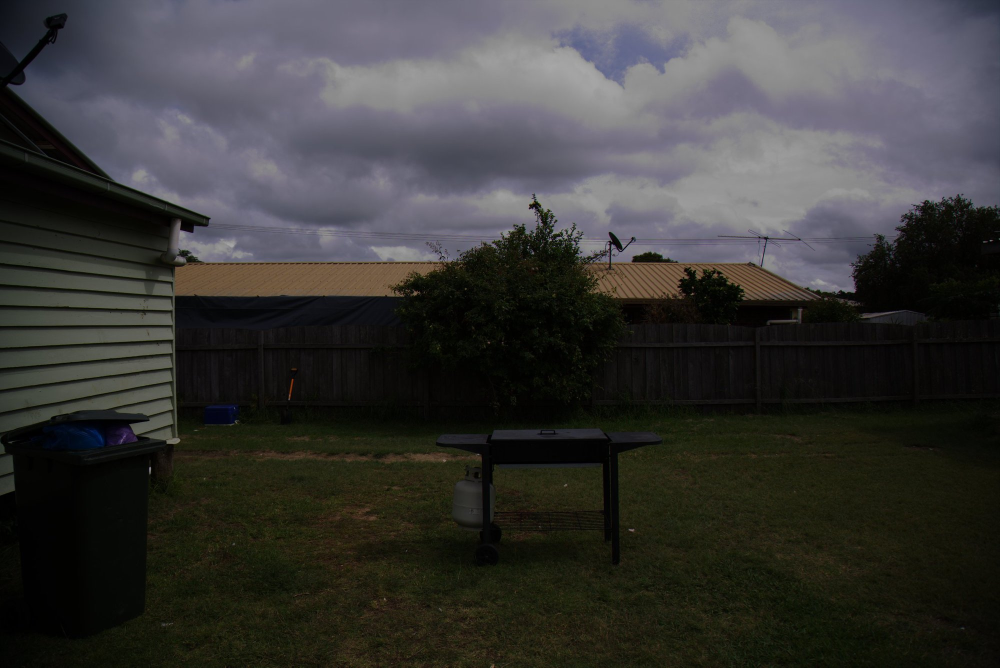
//> input picture LAB-2/Task6/Garden.jpg, 2000 x 1335 px (shown at 1/2 size)
$ ./Task6 Garden.jpg   (built with g++ and OpenCV 4)
//> lines starting //> are read from the running program, lines starting //| are printed output that depends on the picture
#include <opencv2/opencv.hpp>
#include <iostream>
#include <string>

void plotHistogram(const cv::Mat& gray_image, int num_bins, const std::string& window_name) {
    if (gray_image.empty() || gray_image.channels() != 1) {
        std::cerr << "Problem: Image needs to be grayscale for histogram.\n";
        return;
    }

    cv::Mat hist;
    int histSize = num_bins;
    float range[] = { 0, 256 };
    const float* histRange[] = { range };
    bool uniform = true, accumulate = false;
    int channels[] = {0};

    cv::calcHist(&gray_image, 1, channels, cv::Mat(), hist, 1, &histSize, histRange, uniform, accumulate);

    int hist_w = 512;
    int hist_h = 400;
    int bin_w = cvRound((double)hist_w / histSize);

    cv::Mat histImage(hist_h, hist_w, CV_8UC3, cv::Scalar(255, 255, 255));

    cv::normalize(hist, hist, 0, histImage.rows, cv::NORM_MINMAX, -1, cv::Mat());

    for (int i = 1; i < histSize; i++) {
        cv::line(histImage,
                 cv::Point(bin_w * (i - 1), hist_h - cvRound(hist.at<float>(i - 1))),
                 cv::Point(bin_w * i, hist_h - cvRound(hist.at<float>(i))),
                 cv::Scalar(0, 0, 0),
                 2, cv::LINE_AA);
    }

    cv::imshow(window_name, histImage);
}


int main(int argc, char** argv) {

    if (argc < 2) {
        std::cout << "provide the image file name!\n";
        return -1;
    }

    cv::Mat img = cv::imread(argv[1]);
//> img is the input picture: 1335 rows x 2000 cols, CV_8UC3; mean B, G, R 54.5, 56.1, 56.7

    if (img.empty()) {
        std::cout << "Maybe the file name '" << argv[1] << "' is wrong\n";
        return -1;
    }

    cv::Mat gray;
    cv::cvtColor(img, gray, cv::COLOR_BGR2GRAY);
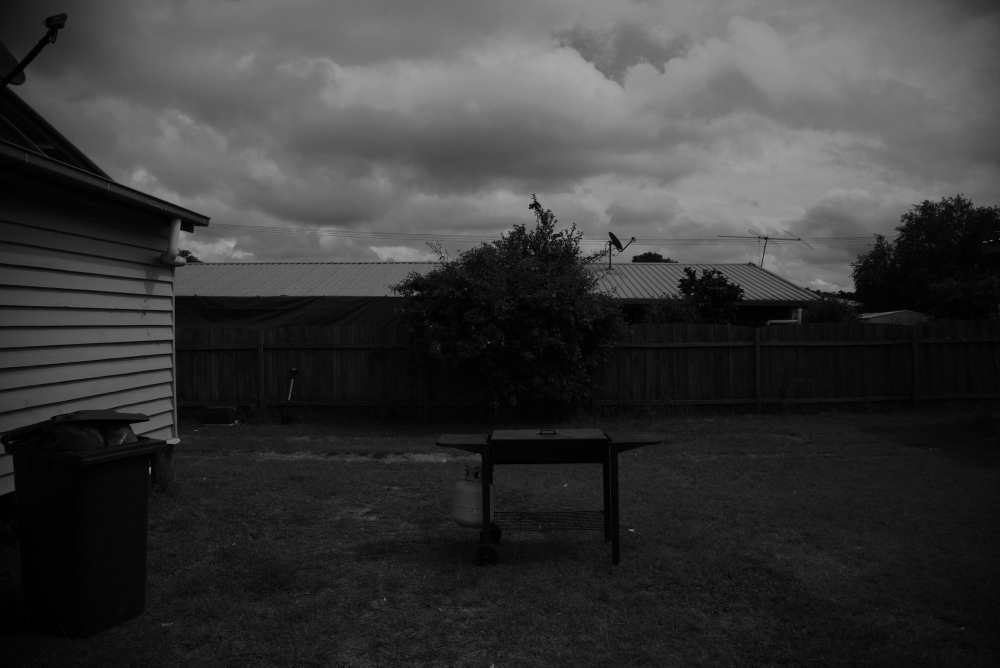
//> gray: 1335 rows x 2000 cols, CV_8UC1 (shown at 1/2 size); min 0, max 168, mean 56.1
    std::cout << "Converted image to grayscale." << std::endl;

    cv::imshow("Original GrayGarden", gray);
    std::cout << "Displaying original grayscale image." << std::endl;

    if (!cv::imwrite("GrayGarden.jpg", gray))
         std::cerr << "Warning: Couldn't save GrayGarden.jpg for some reason." << std::endl;

    plotHistogram(gray, 256, "Original Histogram (256 Bins)"); //Calculating and displaying original histogram with 256 bins
//> in plotHistogram, `cv::calcHist(&gray_image, 1, channels, cv::Mat(), hist, 1, &histSize, ..`: hist = 256 values, max 54353 at index 4, min 0 at index 169, mean 10429.7
//> in plotHistogram, `cv::normalize(hist, hist, 0, histImage.rows, cv::NORM_MINMAX, -1, cv::..`: hist = 256 values, max 400 at index 4, min 0 at index 169, mean 76.76
//> after the loop in plotHistogram, `for (int i = 1; i < histSize; i++)`:
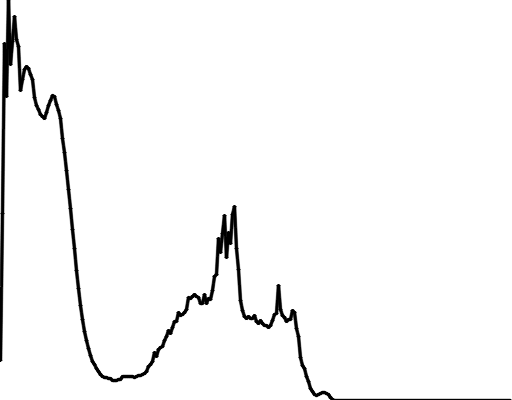
//> histImage: 400 rows x 512 cols, CV_8UC3; min 0, max 255, mean 247.8

    plotHistogram(gray, 64,  "Original Histogram (64 Bins)"); //Calculating and displaying original histogram with 64 bins
//> call 2 of plotHistogram, with num_bins = 64, window_name = "Original Histogram (64 Bins)"
//> in plotHistogram (call 2), `cv::calcHist(&gray_image, 1, channels, cv::Mat(), hist, 1, &histSize, ..`: hist = 64 values, max 200999 at index 1, min 0 at index 43, mean 41718.8
//> in plotHistogram (call 2), `cv::normalize(hist, hist, 0, histImage.rows, cv::NORM_MINMAX, -1, cv::..`: hist = 64 values, max 400 at index 1, min 0 at index 43, mean 83.02
//> after the loop in plotHistogram (call 2), `for (int i = 1; i < histSize; i++)`:
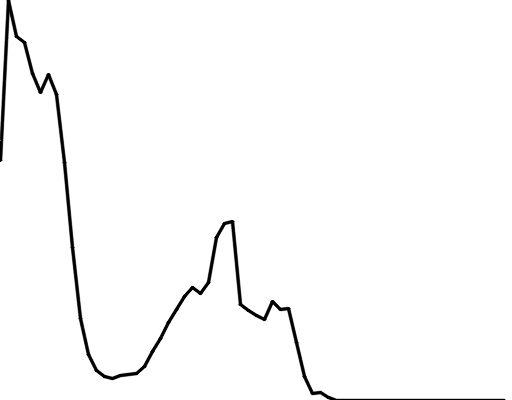
//> histImage: 400 rows x 512 cols, CV_8UC3; min 0, max 255, mean 250.2

    plotHistogram(gray, 16,  "Original Histogram (16 Bins)"); //Calculating and displaying original histogram with 16 bins
//> call 3 of plotHistogram, with num_bins = 16, window_name = "Original Histogram (16 Bins)"
//> in plotHistogram (call 3), `cv::calcHist(&gray_image, 1, channels, cv::Mat(), hist, 1, &histSize, ..`: hist = [684180, 636648, 261193, 51055, 68432, 168588, 252061, 272527, 178992, 90853, 5471, 0, 0, 0, 0, 0]
//> in plotHistogram (call 3), `cv::normalize(hist, hist, 0, histImage.rows, cv::NORM_MINMAX, -1, cv::..`: hist = [400, 372.2, 152.7, 29.85, 40.01, 98.56, 147.4, 159.3, 104.6, 53.12, 3.2, 0, 0, 0, 0, 0]
//> after the loop in plotHistogram (call 3), `for (int i = 1; i < histSize; i++)`:
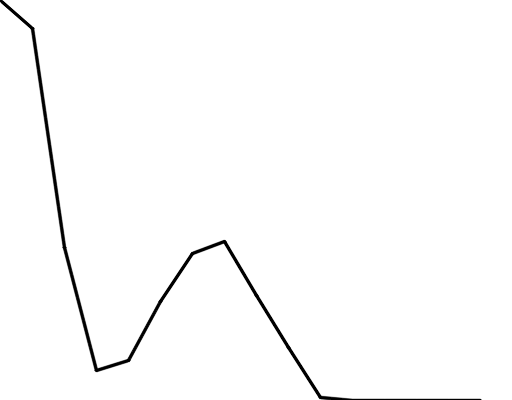
//> histImage: 400 rows x 512 cols, CV_8UC3; min 0, max 255, mean 251.5

    cv::Mat equalized_gray;
    cv::equalizeHist(gray, equalized_gray); //Applied histogram equalization
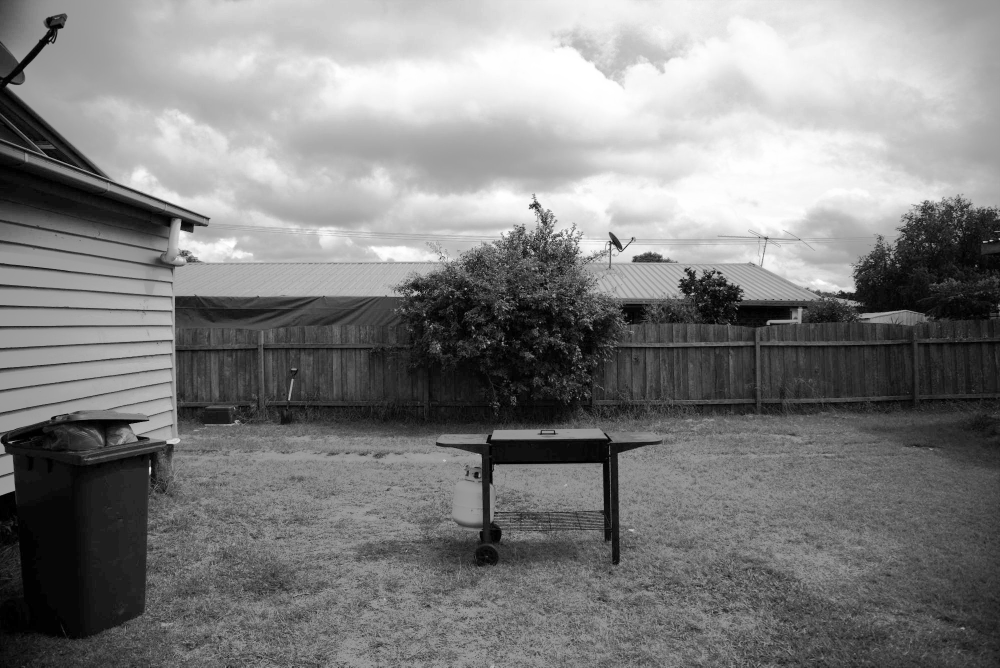
//> equalized_gray: 1335 rows x 2000 cols, CV_8UC1 (shown at 1/2 size); min 0, max 255, mean 128.6

    cv::imshow("Equalized GrayGarden", equalized_gray);

    if (!cv::imwrite("GrayGarden_equalized.jpg", equalized_gray))
        std::cout << "Warning: Could not save equalized image.\n";


    plotHistogram(equalized_gray, 256, "Equalized Histogram (256 Bins)");
//> call 4 of plotHistogram, with num_bins = 256, window_name = "Equalized Histogram (256 Bins)"
//> in plotHistogram (call 4), `cv::calcHist(&gray_image, 1, channels, cv::Mat(), hist, 1, &histSize, ..`: hist = 256 values, max 54353 at index 16, min 0 at index 1, mean 10429.7
//> in plotHistogram (call 4), `cv::normalize(hist, hist, 0, histImage.rows, cv::NORM_MINMAX, -1, cv::..`: hist = 256 values, max 400 at index 16, min 0 at index 1, mean 76.76
//> after the loop in plotHistogram (call 4), `for (int i = 1; i < histSize; i++)`:
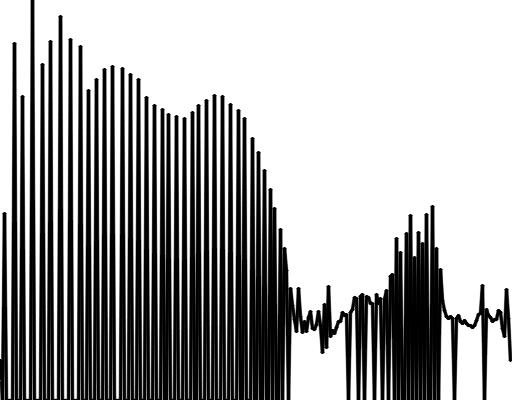
//> histImage: 400 rows x 512 cols, CV_8UC3; min 0, max 255, mean 166.2


    cv::waitKey(0);

    return 0;
}
